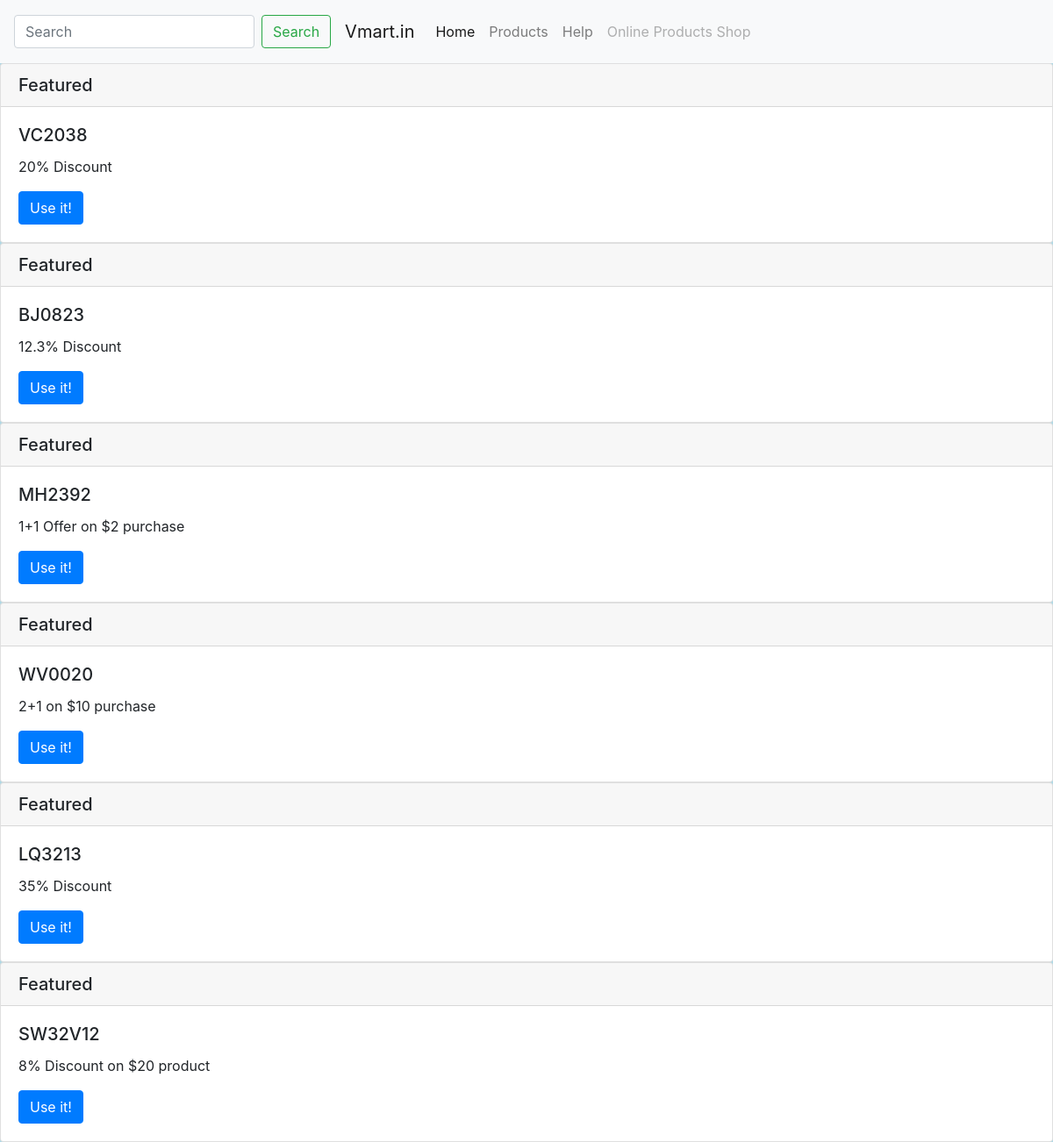
The app's page /home/products/offers/ with its own data.
### products/models.py (models this page shows)
class Offer(models.Model):
    code=models.CharField(max_length=10)
    description=models.CharField(max_length=255)
    discount=models.FloatField()

### products/views.py (the view)
# urls.py: urlpatterns=[path("",products),path("products/",index),path("products/offers/",new),path("products/help/",help),path("products/Electronics/",electronics)]
def new(request):
    offers=Offer.objects.all()
    return render(request,"offer.html",{"offers":offers})

### products/templates/offer.html (shortened to what this page needs)
{% extends 'base.html' %}
{% block content %}
{% for offer in offers %}
<div class="card">
    <h5 class="card-header">Featured</h5>
    <div class="card-body">
        <h5 class="card-title">{{ offer.code }}</h5>
        <p class="card-text"> {{ offer.description }} </p>
        <a href="#" class="btn btn-primary">Use it!</a>
    </div>
</div>
{% endfor %}
{% endblock %}

### records on screen
Offer: code "VC2038", description "20% Discount"
Offer: code "BJ0823", description "12.3% Discount"
Offer: code "MH2392", description "1+1 Offer on $2 purchase"
Offer: code "WV0020", description "2+1 on $10 purchase"
Offer: code "LQ3213", description "35% Discount"
Offer: code "SW32V12", description "8% Discount on $20 product"
